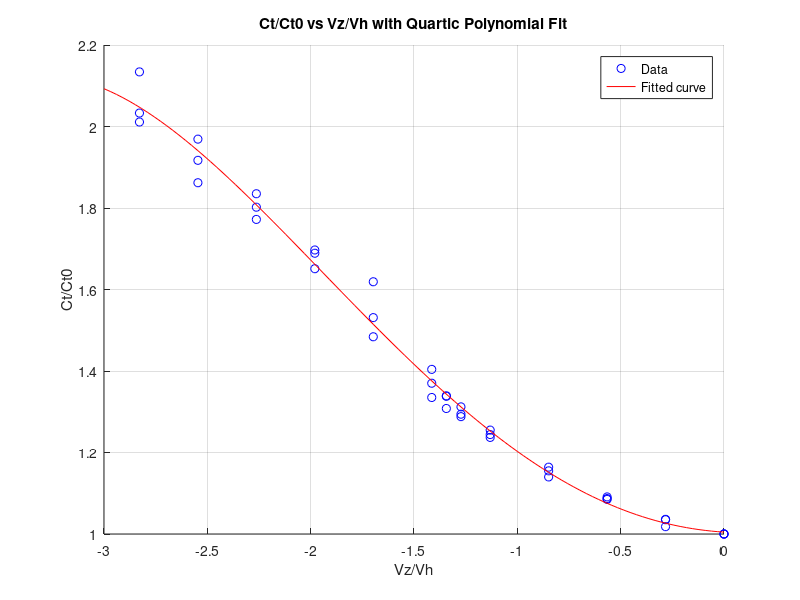
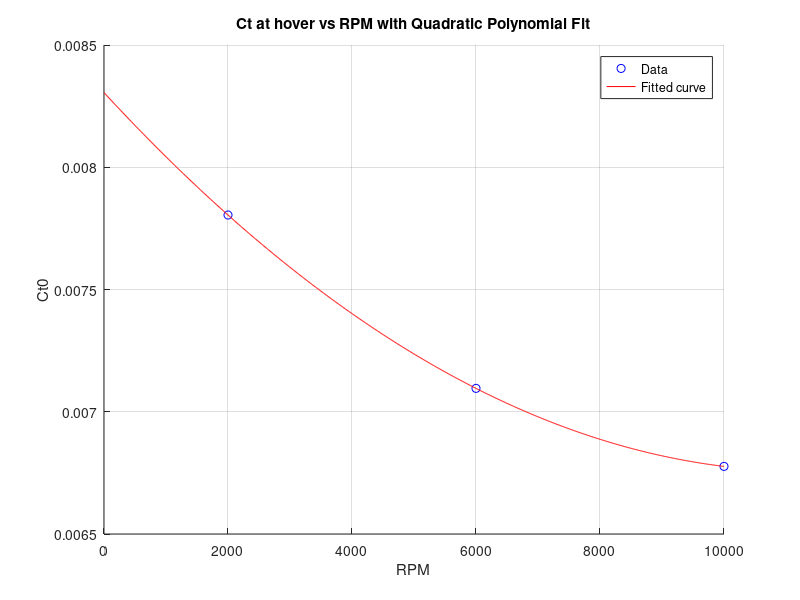

Reproduce these figures in MATLAB, in order.
%% combined data
Vz_Vh = [0, -0.2828427125, -0.5656854249, -0.8485281374, -1.13137085, -1.272792206, -1.343502884, -1.414213562, -1.697056275, -1.979898987, -2.2627417, -2.545584412, -2.828427125,...
         0, -0.2828427125, -0.5656854249, -0.8485281374, -1.13137085, -1.272792206, -1.343502884, -1.414213562, -1.697056275, -1.979898987, -2.2627417, -2.545584412, -2.828427125,...
         0, -0.2828427125, -0.5656854249, -0.8485281374, -1.13137085, -1.272792206, -1.343502884, -1.414213562, -1.697056275, -1.979898987, -2.2627417, -2.545584412, -2.828427125];
Ct_Ct0 = [1, 1.018, 1.091, 1.140, 1.237, 1.294, 1.339, 1.404, 1.619, 1.697, 1.772, 1.862, 2.011,...
          1, 1.035, 1.087, 1.164, 1.255, 1.312, 1.338, 1.370, 1.531, 1.689, 1.835, 1.969, 2.134,...
          1, 1.036, 1.085, 1.155, 1.244, 1.288, 1.308, 1.335, 1.484, 1.651, 1.802, 1.917, 2.033];

RPM = [2000, 6000, 10000];
Ct0 = [0.007804640048, 0.007095629221, 0.006776539105];

%% fit
p = polyfit(Vz_Vh, Ct_Ct0, 4);
Vz_Vh_range = linspace(-3, 0, 100);
fitted_curve = polyval(p, Vz_Vh_range);

p1 = polyfit(RPM, Ct0, 2);
RPM_range = linspace(0, 10000, 1000);
fitted_curve1 = polyval(p1, RPM_range);

%% plot
figure;
scatter(Vz_Vh, Ct_Ct0, 'b', 'DisplayName', 'Data');
hold on;
plot(Vz_Vh_range, fitted_curve, 'r', 'DisplayName', 'Fitted curve');
xlabel('Vz/Vh');
ylabel('Ct/Ct0');
legend('show');
title('Ct/Ct0 vs Vz/Vh with Quartic Polynomial Fit');
grid on;
hold off;

figure;
scatter(RPM, Ct0, 'b', 'DisplayName', 'Data');
hold on;
plot(RPM_range, fitted_curve1, 'r', 'DisplayName', 'Fitted curve');
xlabel('RPM');
ylabel('Ct0');
legend('show');
title('Ct at hover vs RPM with Quadratic Polynomial Fit');
grid on;
hold off;

%% disp
disp('Fitted parameters 1 (quartic polynomial):');
disp(p);

disp('Fitted parameters 2: ');
format long
disp(p1);